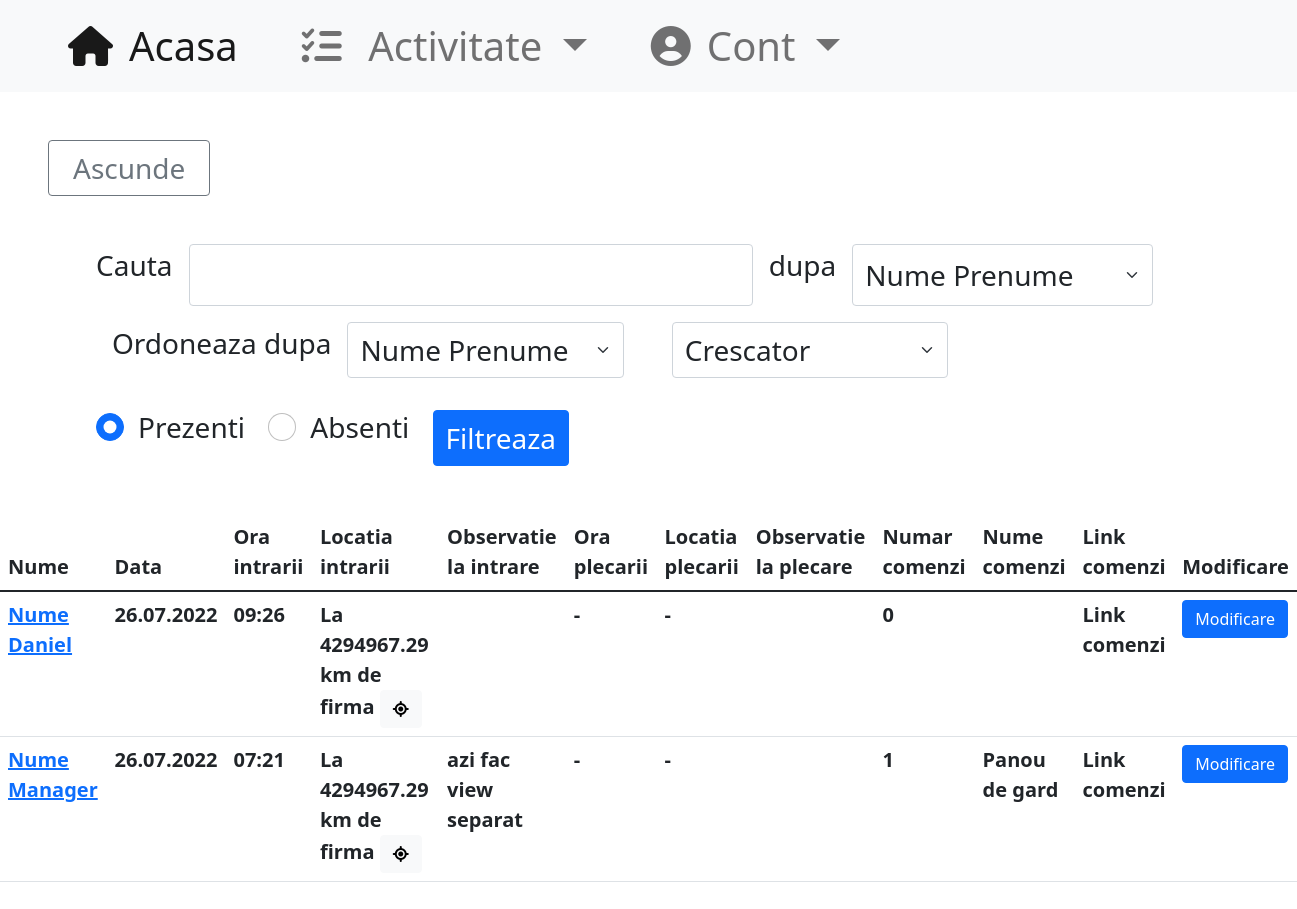
/activity/today (signed in), run on the app's committed database.
### main/models.py (models this page shows, shortened)
class User(AbstractUser):
    nume = models.CharField(blank=False, max_length=50, default="Angajat")
    email = models.EmailField(blank=True, null=False)
    telefon = models.CharField(blank=True, null=False, default='0'*10, max_length=15)
    role = models.CharField(blank=False, default="Angajat", max_length=20)
    class Meta:
        verbose_name='Utilizator'
        verbose_name_plural='Utilizatori'

class Info(models.Model):
    user = models.ForeignKey(User, null=True, on_delete=models.SET_NULL)
    latitude = models.DecimalField(blank=True, max_digits=11, decimal_places=8)
    longitude = models.DecimalField(blank=True, max_digits=11, decimal_places=8)
    nrcalcloc = models.IntegerField(blank=True, default=1, verbose_name="Numarul de relocari")
    datetime = models.DateTimeField(blank=True, default=datetime.datetime.strptime("01.01.2022 00:00:00", "%d.%m.%Y %H:%M:%S"))
    text = models.TextField(blank=True, max_length=300, verbose_name="observatie")
    @property
    def getCoords(self):
        return f"{self.latitude},{self.longitude}"

class OwnSettings(models.Model):
    nrrecalcpoz = models.IntegerField(blank=False, default=3, verbose_name="Numarul de relocari")
    secafterrecalc = models.IntegerField(blank=False, default=60, verbose_name="Numarul de secunde dupa care este disponibila o relocare")
    disterror = models.FloatField(blank=False, default=10, verbose_name="Distanta in metrii acceptata ca eroare a calculului de locatie")
    program = models.CharField(blank=False, default="L Ma Mi J V S D", max_length=20)
    min_tolerated = models.IntegerField(blank=False, default=5, verbose_name="Numarul de minute tolerate in calculul celor 8 ore dintre intrare si iesire")
    harta = models.ForeignKey(Harta, null=True, on_delete=models.DO_NOTHING)
    class Meta:
        verbose_name='Setari proprii'
        verbose_name_plural='Setari'

class Forma(models.Model):
    nume = models.CharField(blank=True, default="corp", max_length=15)
    tip = models.CharField(blank=False, default="Triunghi", choices=[("Cerc", "Cerc")], max_length=15)
    puncte = models.TextField(blank=False, default="0 0\n0 0")
    def getShape(self):
        model = None
        if self.tip == "Triunghi": model = geometry.Triunghi
        elif self.tip == "Patrulater": model = geometry.Patrulater
        elif self.tip == "Cerc": model = geometry.Cerc
        strpcts = self.puncte.split('\n')
        while "" in strpcts:
            strpcts.remove("")
        pcts = []
        for pctstr in strpcts:
            s = str(pctstr).replace('\r', '').replace(',', ' ').split(' ')
            pcts.append([float(s[0]), float(s[1])])
        return model(*pcts)
    class Meta:
        verbose_name='Arie pe harta'
        verbose_name_plural='Arii pe harta'

### main/views.py (the view)
# urls.py: path("activity/today", login_required(views.ActTodayView.as_view()), name="actToday"),
@method_decorator(login_required, name='dispatch')
class ActTodayView(ActView):
    def _getPeriod(self, **kwargs) -> tuple:
        date = utils.getTime().date()
        datetimein = datetime.datetime.combine(date, utils.datetime.datetime.strptime("00:00:00", "%H:%M:%S").time(),
                                               tzinfo=pytz.timezone(settings.TIME_ZONE))
        datetimeout = datetime.datetime.combine(date, datetime.datetime.strptime("23:59:59", "%H:%M:%S").time(),
                                                tzinfo=pytz.timezone(settings.TIME_ZONE))
        return datetimein, datetimeout

### templates/activityToday.html (shortened to what this page needs)
{% extends 'base.html' %}
{% block content %}
<div class="w-100 h-100 mb-5">
    {% load mytags %}
    {% if data != None %}
    <div class="container-fluid m-5 fs-1">
        <h1 class="my-5" style="font-size: 200%">Status:</h1>
        <div class="d-flex flex-row me-5 my-3">
            <p class="me-5 text-nowrap"> Data: </p>
            <p class="me-5 text-nowrap"> {{ datetime|name_of_day }}, {{ data }} </p>
        </div>
        <div class="d-flex flex-row me-5 my-3">
            <p class="me-5 text-nowrap"> Ora intrarii:&nbsp; </p>
            <button disabled class="btn btn-secondary me-5 font-weight-bold fs-1">{{ oraIn }}</button>
        </div>
        <div class="d-flex flex-row me-5 my-3">
            <p class="me-5 text-nowrap"> Ora plecarii: </p>
            <button disabled class="btn btn-secondary me-5 font-weight-bold fs-1">{{ oraOut }}</button>
        </div>
        <div class="d-flex flex-row me-5 my-3 align-items-left">
            <p class="me-5 text-nowrap"> Locatia intrarii:&nbsp; </p>
            <button disabled class="btn btn-secondary me-5 font-weight-bold fs-3" title="Apasa pentru a deschide in Maps" >{{ locStrIn }}</button>
            <div class="fs-1"> <button class="btn btn-light btn-lg fs-3" onclick="loadMap('{{ locIn }}')"><i class="fa-solid fa-location-crosshairs"></i></button> </div>
            {% if request.user|is_recent:"In" %}<div class="fs-1 ms-2"> <button onclick="processposition('{% url 'come_recalc' %}')" class="btn btn-light btn-lg" >Relocare</button> </div>{% endif %}
        </div>
        <div class="d-flex flex-row me-5 my-3">
            <p class="me-5 text-nowrap"> Locatia plecarii: </p>
            <button disabled class="btn btn-secondary me-5 font-weight-bold fs-3" title="Apasa pentru a deschide in Maps">{{ locStrOut }}</button>
            <div class="fs-1"> <button class="btn btn-light btn-lg fs-3" onclick="loadMap('{{ locOut }}')"><i class="fa-solid fa-location-crosshairs"></i></button> </div>
            {% if request.user|is_recent:"Out" %}<div class="fs-1 ms-2"> <button onclick="processposition('{% url 'left_recalc' %}')" class="btn btn-light btn-lg" >Relocare</button> </div>{% endif %}
        </div>
    {% if obsIn != "" %}
        <div class="my-3 w-50">
            <p class="me-5 text-nowrap"> Observatie la intrare: </p>
            <div class="form-floating">
              <textarea disabled class="form-control fs-4" id="floatingTextarea2" style="height: 100px">{{ obsIn|safe }}</textarea>
            </div>
        </div>
    {% endif %}
    {% if obsOut != "" %}
        <div class="my-3 w-50">
            <p class="me-5 text-nowrap"> Observatie la iesire: </p>
            <div class="form-floating">
              <textarea disabled class="form-control fs-4" id="floatingTextarea2" style="height: 100px">{{ obsOut|safe }}</textarea>
            </div>
        </div>
    {% endif %}
    {% if comenzi|length > 0 %}
        <div class="my-3 mt-5 w-50">
        <div class="d-flex flex-row">
            <p class="me-5 text-nowrap"> Comenzi finalizate: {{ nrcomenzi }} </p>
            <button onclick="arataascunde()" id="btnShowHide" class="btn btn-primary btn-square-md font-weight-bold fs-3 align-self-center my-0 px-4" > Ascunde </button>
        </div>
            <div id="comenziShowDiv">
            {% for comanda in comenzi %}
                <div class="my-3">
                <div class="card fs-3 my-1">
                  <div class="card-header fw-bold">
                    {{ comanda.denumire }}
                  </div>
                  <div class="card-body">
                    <div class="list-group list-group-flush">
                      <li class="list-group-item">Numar comanda: {{ comanda.numar_comanda }}</li>
                      <li class="list-group-item">Ora: {{ comanda.getStrTime }}</li>
                      <li class="list-group-item">
                          <div class="d-flex flex-row">
                              <p class="me-3">Locatie: {{ comanda|strloc }}</p>
                              <button class="btn btn-light fs-3" onclick="loadMap('{{ comanda.getCoords|safe }}')"><i class="fa-solid fa-location-crosshairs"></i></button>
                          </div>
                      </li>
                      <li class="list-group-item">Observatie: {{ comanda.text }} </li>
                    </div>
                    <div class="d-flex justify-content-around">
                      <button type="button" data-bs-toggle="modal" data-bs-target="#modalCancelComand" data-bs-nr="{{ comanda.numar_comanda }}" class="btn btn-danger btn-square-md font-weight-bold fs-2 my-0"> Anuleaza </button>
                      <button type="button" class="btn btn-primary btn-square-md font-weight-bold fs-2 my-0"
                              onclick="showEdit('{{ comanda.denumire }}','{{ comanda.numar_comanda }}', '{{ comanda.text }}')">Editeaza</button>
                    </div>
                  </div>
                </div>
                </div>
            {% endfor %}
            </div>
        </div>
        <div class="d-none fs-2 pt-3 w-50" id="comandDiv">
            <div class="row mb-3 fs-3">
                <label for="comandaDen" class="form-label fs-2" style="text-align: left !important;">Denumire</label>
                <input class="form-control fs-3" list="datalistOptions" id="comandaDen" placeholder="Alege/Scrie denumirea produsului" required>
                <datalist id="datalistOptions">
                  <option value="Panou de gard">
                  <option value="Poarta">
                  <option value="Portita">
            </datalist>
            </div>
            <div class="row mb-3 fs-3">
                <label for="inputNrComanda" class="col-form-label fs-3 text-start">Numar comanda</label>
                <div class="col-sm-10">
                  <input type="text" class="form-control fs-3" id="inputNrComanda" required>
                </div>
            </div>
            <div class="form-floating fs-4 mt-3">
              <textarea class="form-control fs-4" placeholder="Scrieti observatia/motivarea aici" id="comandObs" style="height: 100px"></textarea>
              <label for="comandObs">Observatie</label>
              <div class="d-flex flex-row justify-content-around mt-1 fs-5">
                  <button type="reset" onclick="toogleView('comandDiv')" class="btn btn-danger font-weight-bold fs-2 align-self-center my-0" > Anuleaza </button>
                  <button id="btnEditShowModal" type="button" data-bs-toggle="modal" data-bs-target="#modalEditComand" class="btn btn-primary font-weight-bold fs-2 align-self-center my-0 me-3">Salveaza</button>
              </div>
            </div>
        </div>
    </div>
{% endif %}
    {% else %}
        <div class="mt-5">
            <button id='btnSHS' onclick="arataascunde('filter', 'btnSHS')" class="btn btn-outline-secondary btn-square-md font-weight-bold fs-3 align-self-center my-0 px-4 ms-5">Ascunde</button>
            <div class="m-5 fs-3" id="filter">
            <div class="fs-3 mt-5 mx-5 mb-3">
            <form method="get">
                <div class="d-flex flex-row mb-3">
                    <p class="me-3 form-label">Cauta</p>
                    <input type="search" class="form-control fs-2" name="stext" value="{{ stext }}">
                    <p class="me-3 form-label ms-3">dupa</p>
                    <select class="form-select flex-shrink-1 fs-3 me-5 w-50" aria-label="Default select example" name="scrit" required>
                      <option {% if scrit == "nume" %}selected{% endif %} value="nume">Nume Prenume</option>
                    </select>
                </div>
                <div class="d-flex flex-row mb-3">
                    <p class="me-3 form-label ms-3">Ordoneaza dupa</p>
                    <select class="form-select flex-shrink-1 fs-3 me-5 w-25" aria-label="Default select example" name="ocrit">
                      <option {% if ocrit == "nume" %}selected{% endif %} value="nume">Nume Prenume</option>
                    </select>
                    <select class="form-select flex-shrink-1 fs-3 me-5 w-25" aria-label="Default select example" name="oord" required>
                      <option {% if oord == "cresc" %}selected{% endif %} value="cresc">Crescator</option>
                    </select>
                </div>
                <div class="form-check form-check-inline">
                  <input class="form-check-input" type="radio" name="prezenta" id="exampleRadios1" value="pr" {% if prezenta == "pr" %} checked {% endif %}>
                  <label class="form-check-label" for="exampleRadios1">Prezenti</label>
                </div>
                <div class="form-check form-check-inline">
                  <input class="form-check-input" type="radio" name="prezenta" id="exampleRadios2" value="abs" {% if prezenta == "abs" %} checked {% endif %}>
                  <label class="form-check-label" for="exampleRadios2">Absenti</label>
                </div>
                <button type="submit" class="btn btn-primary mt-3 me-5 fs-3">Filtreaza</button>
            </form>
            </div>
            </div>
            {% include 'tableActivity.html' with tabledata=tabledata %}
        </div>
    {% endif %}
</div>
{% endblock %}

### templates/tableActivity.html (shortened to what this page needs)
{% load mytags %}
<table class="table table-hover fs-5">
    <thead class="">
        <tr>
            {% if request.user|role_at_least:"Manager" %}
                <th> Nume </th>
                <th> Data </th>
            {% else %}
                <th> Ziua </th>
            {% endif %}
            <th> Ora intrarii </th>
            <th> Locatia intrarii </th>
            <th> Observatie la intrare </th>
            <th> Ora plecarii </th>
            <th> Locatia plecarii </th>
            <th> Observatie la plecare </th>
            <th class="text-wrap"> Numar comenzi </th>
            <th class="text-wrap"> Nume comenzi </th>
            <th> Link comenzi </th>
            {% if request.user|role_at_least:"Manager" %}<th> Modificare </th>{% endif %}
        </tr>
    </thead>
    <tbody>
        {% for rowdata in tabledata %}
        <tr {{ rowdata.color }}>
            {% if request.user|role_at_least:"Manager" %}
                <th> <a href="{% url 'detaliiuser' username=rowdata.user.username %}">{{ rowdata.user.nume }}</a></th>
                <th> {{ rowdata.datetime|ftime:"date" }} </th>
            {% else %}
                <th> {{ rowdata.datetime|name_of_day }}</th>
            {% endif %}
            {% if rowdata.absent %}
                <th colspan="9" class="text-center"> Absent </th>
            {% else %}
                <th> {{ rowdata.intrare.datetime|ftime:"time" }} </th>
                <th> {{ rowdata.intrare|strloc }}
                {% if rowdata.intrare|strloc != "-" %}<button class="btn btn-light" onclick="loadMap('{{ rowdata.intrare.getCoords|safe }}')"><i class="fa-solid fa-location-crosshairs"></i></button>{% endif %}
                </th>
                <th> {{ rowdata.intrare.text }} </th>
                <th> {{ rowdata.iesire.datetime|ftime:"time" }} </th>
                <th> {{ rowdata.iesire|strloc }}
                </th>
                <th> {{ rowdata.iesire.text }} </th>
                <th> {{ rowdata.nrcomenzi }} </th>
                <th> {{ rowdata.numecomenzi|safe }} </th>
                <th> Link comenzi </th>
            {% endif %}
            {% if request.user|role_at_least:"Manager" %}
                <th> <a href="{% url 'actUserFromPath' datein=rowdata.datetime|ftime:"date" dateout=rowdata.datetime|ftime:"date" username=rowdata.user.username%}" class="btn btn-primary">Modificare</a> </th>
            {% endif %}
        </tr>
        {% endfor %}
    </tbody>
</table>

### data on the page
User: user.nume "Nume Daniel"
Info: intrare.datetime|ftime "09:26"
OwnSettings: intrare|strloc "La 4294967.29 km de firma" "La 4294967.29 km de firma", iesire|strloc "-" "-"
User: user.nume "Nume Manager"
Info: intrare.datetime|ftime "07:21", intrare.text "azi fac view separat"

### other printed values
{{ rowdata.datetime|ftime:"date" }} "26.07.2022" "26.07.2022"
{{ rowdata.iesire.datetime|ftime:"time" }} "-" "-"
{{ rowdata.nrcomenzi }} "0" "1"
{{ rowdata.numecomenzi|safe }} "Panou de gard"
